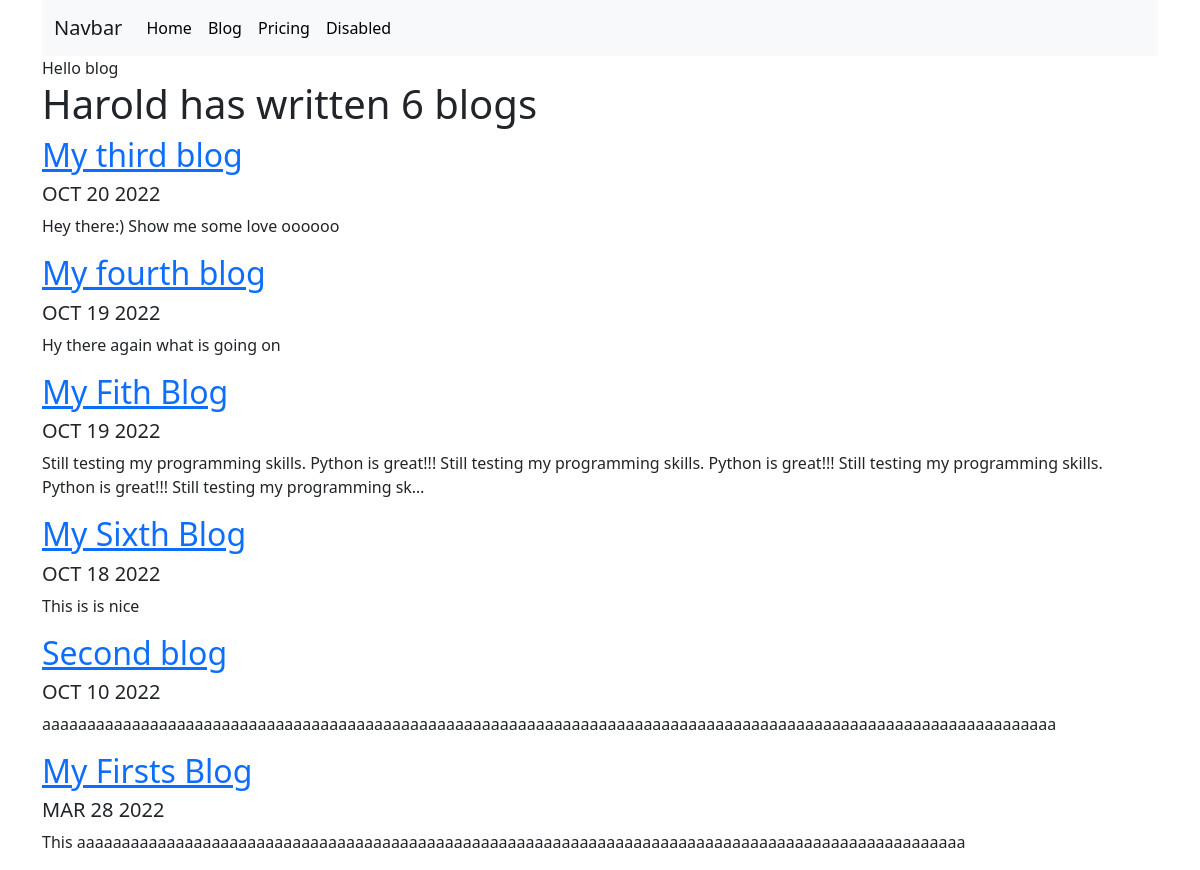
Screenshot of /blog/ with the database file from the repository.
### blog/models.py (models this page shows, shortened)
class Blog(models.Model):
    title = models.CharField(max_length=200)
    description = models.TextField()
    date = models.DateField()

### blog/views.py (the view)
# urls.py: path('', views.all_blogs,  name='all_blogs'),
def all_blogs(request):
    blogs = Blog.objects.order_by('-date') #  -date means the most current one on the top
    return render(request, 'blog/all_blogs.html',  {'blogs':blogs})

### blog/templates/blog/all_blogs.html
{% extends 'portfolio/base.html' %}
{% block content %}
Hello blog
<h1> Harold has written {{ blogs.count }} blog{{ blogs.count|pluralize }}</h1>
{%  for blog in blogs %}
  <a href="{% url 'blog:detail' blog.id %}"><h2>{{ blog.title }}</h2></a>
  <h5>{{ blog.date|date:'M d Y'| upper}}</h5>
  <p>{{ blog.description|striptags|truncatechars:200 }}</p>
{% endfor %}
{% endblock %}

### portfolio/static/portfolio/custom.css (style rules this page uses)
body { font-family: 'Roboto', sans-serif; }

### rows the page displays
Blog: title "My third blog", date "OCT 20 2022", description "Hey there:) Show me some love oooooo"
Blog: title "My fourth blog", date "OCT 19 2022", description "Hy there again what is going on"
Blog: title "My Fith Blog", date "OCT 19 2022", description "Still testing my programming skills. Python is great!!! Still testing my programming skills. Python is great!!! Still testing my programming skills. Python is great!!! Still testing my programming sk…"
Blog: title "My Sixth Blog", date "OCT 18 2022", description "This is is nice"
Blog: title "Second blog", date "OCT 10 2022", description "aaaaaaaaaaaaaaaaaaaaaaaaaaaaaaaaaaaaaaaaaaaaaaaaaaaaaaaaaaaaaaaaaaaaaaaaaaaaaaaaaaaaaaaaaaaaaaaaaaaaaaaaaaaaaaaaa"
Blog: title "My Firsts Blog", date "MAR 28 2022", description "This aaaaaaaaaaaaaaaaaaaaaaaaaaaaaaaaaaaaaaaaaaaaaaaaaaaaaaaaaaaaaaaaaaaaaaaaaaaaaaaaaaaaaaaaaaaaaaaaaaa"

### other values shown
{{ blogs.count }} "6"
